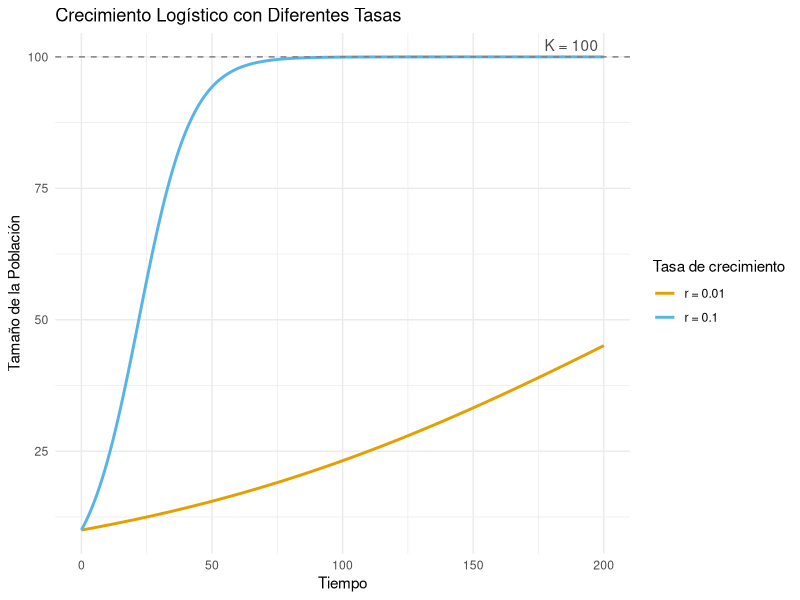

Recreate this plot in R.
library(deSolve)
library(ggplot2)

# Definir la ecuación diferencial
logistic_model <- function(t, x, params) {
  with(as.list(c(x, params)), {
    dx <- r * x * (1 - x / k)  # Ecuación logística
    list(dx)
  })
}

# Parámetros comunes
k <- 100              # Capacidad de carga (fija)
x0 <- c(x = 10)       # Población inicial
times <- seq(0, 200, by = 1)  # Extendemos el tiempo para ver mejor las diferencias

# Resolver para dos valores de r
r_values <- c(0.1, 0.01)
solutions <- list()

for (i in seq_along(r_values)) {
  params <- c(r = r_values[i], k = k)
  sol <- ode(y = x0, times = times, func = logistic_model, parms = params)
  solutions[[i]] <- data.frame(sol, r = paste("r =", r_values[i]))  # Agregar etiqueta
}

# Combinar todas las soluciones
combined_df <- do.call(rbind, solutions)

# Crear la gráfica
ggplot(combined_df, aes(x = time, y = x, color = r)) +
  geom_line(linewidth = 1) +
  labs(
    title = "Crecimiento Logístico con Diferentes Tasas",
    x = "Tiempo",
    y = "Tamaño de la Población",
    color = "Tasa de crecimiento"
  ) +
  theme_minimal() +
  scale_color_manual(values = c("#E69F00", "#56B4E9")) +  # Colores personalizados
  geom_hline(yintercept = k, linetype = "dashed", color = "gray50") +  # Línea de capacidad de carga
  annotate("text", x = max(times), y = k, label = paste("K =", k), 
           hjust = 1.1, vjust = -0.5, color = "gray30")
